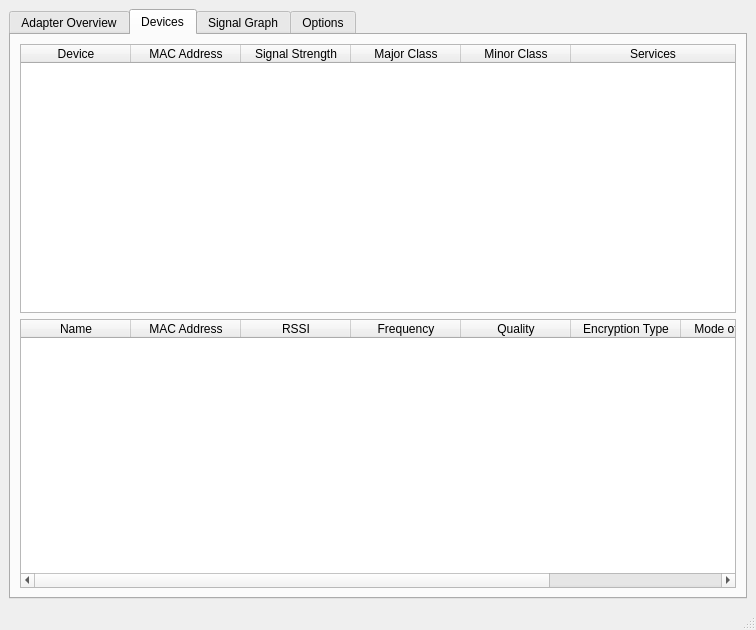
<?xml version="1.0" encoding="UTF-8"?>
<ui version="4.0">
 <class>MainWindow</class>
 <widget class="QMainWindow" name="MainWindow">
  <property name="geometry">
   <rect>
    <x>0</x>
    <y>0</y>
    <width>756</width>
    <height>630</height>
   </rect>
  </property>
  <property name="windowTitle">
   <string>MainWindow</string>
  </property>
  <widget class="QWidget" name="centralwidget">
   <layout class="QVBoxLayout" name="verticalLayout">
    <item>
     <widget class="QTabWidget" name="tabWidget">
      <property name="currentIndex">
       <number>1</number>
      </property>
      <widget class="QWidget" name="adapterTab">
       <attribute name="title">
        <string>Adapter Overview</string>
       </attribute>
       <layout class="QVBoxLayout" name="verticalLayout_2">
        <item>
         <widget class="QLabel" name="label_3">
          <property name="text">
           <string>Wifi Adapter</string>
          </property>
         </widget>
        </item>
        <item>
         <widget class="QTableWidget" name="bluetoothAdapterTable">
          <attribute name="horizontalHeaderDefaultSectionSize">
           <number>200</number>
          </attribute>
          <attribute name="horizontalHeaderStretchLastSection">
           <bool>false</bool>
          </attribute>
          <attribute name="verticalHeaderVisible">
           <bool>false</bool>
          </attribute>
          <row>
           <property name="text">
            <string/>
           </property>
          </row>
          <row>
           <property name="text">
            <string/>
           </property>
          </row>
          <row>
           <property name="text">
            <string/>
           </property>
          </row>
          <row>
           <property name="text">
            <string/>
           </property>
          </row>
          <row>
           <property name="text">
            <string/>
           </property>
          </row>
          <row>
           <property name="text">
            <string/>
           </property>
          </row>
          <row>
           <property name="text">
            <string/>
           </property>
          </row>
          <column>
           <property name="text">
            <string>Property</string>
           </property>
          </column>
          <column>
           <property name="text">
            <string>Value</string>
           </property>
          </column>
          <item row="0" column="0">
           <property name="text">
            <string>Vendor</string>
           </property>
           <property name="flags">
            <set>ItemIsDragEnabled|ItemIsUserCheckable|ItemIsEnabled</set>
           </property>
          </item>
          <item row="1" column="0">
           <property name="text">
            <string>MAC Address</string>
           </property>
           <property name="flags">
            <set>ItemIsDragEnabled|ItemIsUserCheckable|ItemIsEnabled</set>
           </property>
          </item>
          <item row="2" column="0">
           <property name="text">
            <string>API</string>
           </property>
           <property name="flags">
            <set>ItemIsDragEnabled|ItemIsUserCheckable|ItemIsEnabled</set>
           </property>
          </item>
          <item row="3" column="0">
           <property name="text">
            <string>Revision</string>
           </property>
           <property name="flags">
            <set>ItemIsDragEnabled|ItemIsUserCheckable|ItemIsEnabled</set>
           </property>
          </item>
          <item row="4" column="0">
           <property name="text">
            <string>Services</string>
           </property>
           <property name="flags">
            <set>ItemIsDragEnabled|ItemIsUserCheckable|ItemIsEnabled</set>
           </property>
          </item>
          <item row="5" column="0">
           <property name="text">
            <string>Class</string>
           </property>
           <property name="flags">
            <set>ItemIsDragEnabled|ItemIsUserCheckable|ItemIsEnabled</set>
           </property>
          </item>
          <item row="6" column="0">
           <property name="text">
            <string>Manufacturer</string>
           </property>
          </item>
         </widget>
        </item>
        <item>
         <widget class="QLabel" name="label">
          <property name="text">
           <string>Bluetooth Adapter</string>
          </property>
         </widget>
        </item>
        <item>
         <widget class="QTableWidget" name="wifiAdapterTable">
          <attribute name="horizontalHeaderDefaultSectionSize">
           <number>200</number>
          </attribute>
          <attribute name="horizontalHeaderStretchLastSection">
           <bool>false</bool>
          </attribute>
          <attribute name="verticalHeaderVisible">
           <bool>false</bool>
          </attribute>
          <row>
           <property name="text">
            <string/>
           </property>
          </row>
          <row>
           <property name="text">
            <string/>
           </property>
          </row>
          <row>
           <property name="text">
            <string/>
           </property>
          </row>
          <row>
           <property name="text">
            <string/>
           </property>
          </row>
          <row>
           <property name="text">
            <string/>
           </property>
          </row>
          <row>
           <property name="text">
            <string/>
           </property>
          </row>
          <row>
           <property name="text">
            <string/>
           </property>
          </row>
          <column>
           <property name="text">
            <string>Property</string>
           </property>
          </column>
          <column>
           <property name="text">
            <string>Value</string>
           </property>
          </column>
          <item row="0" column="0">
           <property name="text">
            <string>Vendor</string>
           </property>
           <property name="flags">
            <set>ItemIsDragEnabled|ItemIsUserCheckable|ItemIsEnabled</set>
           </property>
          </item>
          <item row="1" column="0">
           <property name="text">
            <string>MAC Address</string>
           </property>
           <property name="flags">
            <set>ItemIsDragEnabled|ItemIsUserCheckable|ItemIsEnabled</set>
           </property>
          </item>
          <item row="2" column="0">
           <property name="text">
            <string>API</string>
           </property>
           <property name="flags">
            <set>ItemIsDragEnabled|ItemIsUserCheckable|ItemIsEnabled</set>
           </property>
          </item>
          <item row="3" column="0">
           <property name="text">
            <string>Revision</string>
           </property>
           <property name="flags">
            <set>ItemIsDragEnabled|ItemIsUserCheckable|ItemIsEnabled</set>
           </property>
          </item>
          <item row="4" column="0">
           <property name="text">
            <string>Services</string>
           </property>
           <property name="flags">
            <set>ItemIsDragEnabled|ItemIsUserCheckable|ItemIsEnabled</set>
           </property>
          </item>
          <item row="5" column="0">
           <property name="text">
            <string>Class</string>
           </property>
           <property name="flags">
            <set>ItemIsDragEnabled|ItemIsUserCheckable|ItemIsEnabled</set>
           </property>
          </item>
          <item row="6" column="0">
           <property name="text">
            <string>Manufacturer</string>
           </property>
          </item>
         </widget>
        </item>
       </layout>
      </widget>
      <widget class="QWidget" name="devicesTab">
       <attribute name="title">
        <string>Devices</string>
       </attribute>
       <layout class="QVBoxLayout" name="verticalLayout_3">
        <item>
         <widget class="QTableWidget" name="bluetoothTable">
          <property name="sortingEnabled">
           <bool>true</bool>
          </property>
          <attribute name="horizontalHeaderCascadingSectionResizes">
           <bool>false</bool>
          </attribute>
          <attribute name="horizontalHeaderDefaultSectionSize">
           <number>110</number>
          </attribute>
          <attribute name="horizontalHeaderStretchLastSection">
           <bool>true</bool>
          </attribute>
          <column>
           <property name="text">
            <string>Device</string>
           </property>
          </column>
          <column>
           <property name="text">
            <string>MAC Address</string>
           </property>
          </column>
          <column>
           <property name="text">
            <string>Signal Strength</string>
           </property>
          </column>
          <column>
           <property name="text">
            <string>Major Class</string>
           </property>
          </column>
          <column>
           <property name="text">
            <string>Minor Class</string>
           </property>
          </column>
          <column>
           <property name="text">
            <string>Services</string>
           </property>
          </column>
         </widget>
        </item>
        <item>
         <widget class="QTableWidget" name="wifiTable">
          <property name="sortingEnabled">
           <bool>true</bool>
          </property>
          <attribute name="horizontalHeaderCascadingSectionResizes">
           <bool>true</bool>
          </attribute>
          <attribute name="horizontalHeaderDefaultSectionSize">
           <number>110</number>
          </attribute>
          <attribute name="horizontalHeaderStretchLastSection">
           <bool>true</bool>
          </attribute>
          <attribute name="verticalHeaderStretchLastSection">
           <bool>false</bool>
          </attribute>
          <column>
           <property name="text">
            <string>Name</string>
           </property>
          </column>
          <column>
           <property name="text">
            <string>MAC Address</string>
           </property>
          </column>
          <column>
           <property name="text">
            <string>RSSI</string>
           </property>
          </column>
          <column>
           <property name="text">
            <string>Frequency</string>
           </property>
          </column>
          <column>
           <property name="text">
            <string>Quality</string>
           </property>
          </column>
          <column>
           <property name="text">
            <string>Encryption Type</string>
           </property>
          </column>
          <column>
           <property name="text">
            <string>Mode of Device</string>
           </property>
          </column>
          <column>
           <property name="text">
            <string>Channel</string>
           </property>
          </column>
         </widget>
        </item>
       </layout>
      </widget>
      <widget class="QWidget" name="graphTab">
       <attribute name="title">
        <string>Signal Graph</string>
       </attribute>
       <layout class="QVBoxLayout" name="verticalLayout_6">
        <item>
         <widget class="QLabel" name="label_5">
          <property name="text">
           <string>Bluetooth Devices</string>
          </property>
         </widget>
        </item>
        <item>
         <widget class="Line" name="line">
          <property name="orientation">
           <enum>Qt::Horizontal</enum>
          </property>
         </widget>
        </item>
        <item>
         <layout class="QVBoxLayout" name="bluetoothGraphLayout"/>
        </item>
        <item>
         <widget class="Line" name="line_3">
          <property name="orientation">
           <enum>Qt::Horizontal</enum>
          </property>
         </widget>
        </item>
        <item>
         <widget class="QLabel" name="label_4">
          <property name="text">
           <string>Wifi Graph</string>
          </property>
         </widget>
        </item>
        <item>
         <widget class="Line" name="line_2">
          <property name="orientation">
           <enum>Qt::Horizontal</enum>
          </property>
         </widget>
        </item>
        <item>
         <layout class="QVBoxLayout" name="wifiGraphLayout"/>
        </item>
       </layout>
      </widget>
      <widget class="QWidget" name="optionsTab">
       <attribute name="title">
        <string>Options</string>
       </attribute>
       <layout class="QVBoxLayout" name="verticalLayout_5">
        <item>
         <layout class="QVBoxLayout" name="verticalLayout_4">
          <item>
           <widget class="QCheckBox" name="refreshDeviceCheckBox">
            <property name="text">
             <string>Automatically refresh device list</string>
            </property>
           </widget>
          </item>
          <item>
           <widget class="QCheckBox" name="discoverDeviceCheckBox">
            <property name="text">
             <string>Dont discover services</string>
            </property>
           </widget>
          </item>
          <item>
           <layout class="QFormLayout" name="formLayout">
            <item row="0" column="0">
             <widget class="QLabel" name="label_2">
              <property name="text">
               <string>Refresh interval in millisecond</string>
              </property>
             </widget>
            </item>
            <item row="0" column="1">
             <widget class="QSpinBox" name="refreshIntervalspinBox"/>
            </item>
            <item row="1" column="0">
             <widget class="QRadioButton" name="wifiRadioButton">
              <property name="text">
               <string>WiFi</string>
              </property>
              <property name="checkable">
               <bool>true</bool>
              </property>
              <property name="checked">
               <bool>false</bool>
              </property>
             </widget>
            </item>
            <item row="2" column="0">
             <widget class="QRadioButton" name="bluetoothRadioButton">
              <property name="text">
               <string>Bluetooth</string>
              </property>
              <property name="checked">
               <bool>true</bool>
              </property>
              <property name="autoExclusive">
               <bool>false</bool>
              </property>
             </widget>
            </item>
           </layout>
          </item>
         </layout>
        </item>
       </layout>
      </widget>
     </widget>
    </item>
   </layout>
  </widget>
  <widget class="QMenuBar" name="menubar">
   <property name="geometry">
    <rect>
     <x>0</x>
     <y>0</y>
     <width>756</width>
     <height>23</height>
    </rect>
   </property>
  </widget>
  <widget class="QStatusBar" name="statusbar"/>
 </widget>
 <resources/>
 <connections/>
</ui>
